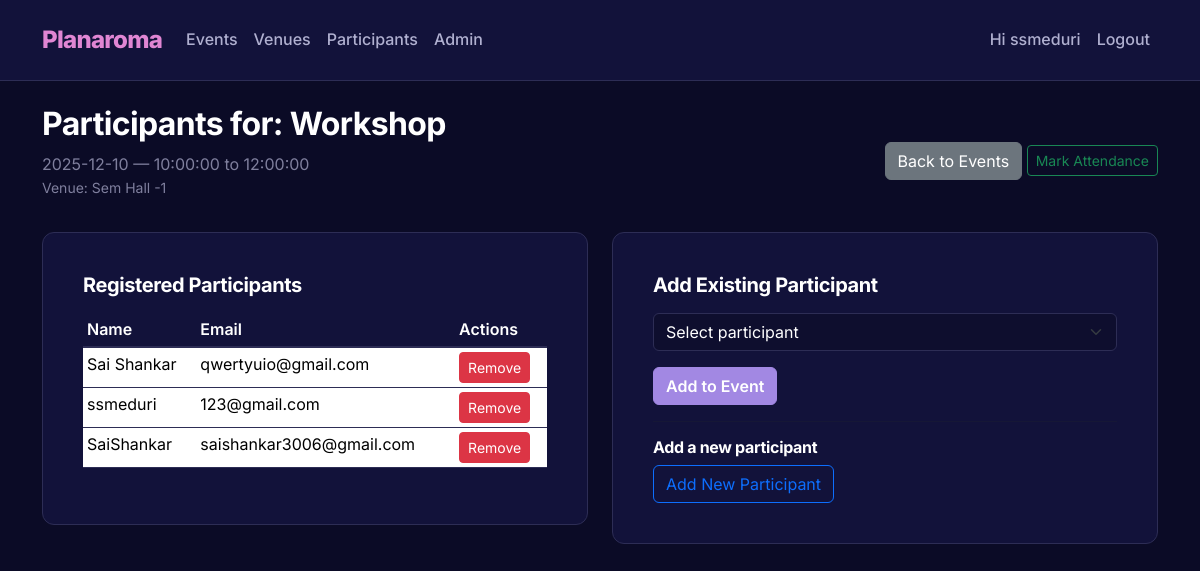
Page /event/1/participants (signed in) on the committed database.
### app/models.py (models this page shows, shortened)
class User(UserMixin, db.Model):
    __tablename__ = 'user'
    id = db.Column(db.Integer, primary_key=True)
    username = db.Column(db.String(80), unique=True, nullable=False)
    password_hash = db.Column(db.String(200), nullable=False)
    role = db.Column(db.String(20), nullable=False, default='viewer')  # admin, staff, viewer

class Event(db.Model):
    __tablename__ = 'event'
    id = db.Column(db.Integer, primary_key=True)
    title = db.Column(db.String(120), nullable=False)
    description = db.Column(db.Text)
    date = db.Column(db.Date, nullable=False)
    start_time = db.Column(db.Time, nullable=False)
    end_time = db.Column(db.Time, nullable=False)
    venue_id = db.Column(db.Integer, db.ForeignKey('venue.id'), nullable=False)
    participant_assoc = db.relationship('EventParticipant', back_populates='event', cascade='all, delete-orphan')
    participants = db.relationship(
        'Participant',
        secondary='event_participants',
        back_populates='events',
        overlaps="participant_assoc,event_assoc"
    )

class Venue(db.Model):
    __tablename__ = 'venue'
    id = db.Column(db.Integer, primary_key=True)
    name = db.Column(db.String(150), nullable=False, unique=True)
    capacity = db.Column(db.Integer, nullable=False, default=0)
    resources_list = db.relationship('Resource', back_populates='venue', cascade='all, delete-orphan')
    events = db.relationship('Event', backref='venue', lazy=True, cascade='all, delete-orphan')

class Participant(db.Model):
    __tablename__ = 'participant'
    id = db.Column(db.Integer, primary_key=True)
    name = db.Column(db.String(150), nullable=False)
    email = db.Column(db.String(200), nullable=True)
    phone = db.Column(db.String(50), nullable=True)
    notes = db.Column(db.Text, nullable=True)  # added notes column
    event_assoc = db.relationship('EventParticipant', back_populates='participant', cascade='all, delete-orphan')
    events = db.relationship(
        'Event',
        secondary='event_participants',
        back_populates='participants',
        overlaps="participant_assoc,event_assoc"
    )

### app/routes.py (the view)
@main_bp.route('/event/<int:event_id>/participants')
@login_required
def event_participants_view(event_id):
    event = Event.query.get_or_404(event_id)
    available = Participant.query.filter(~Participant.events.any(id=event.id)).order_by(Participant.name).all()
    assocs = EventParticipant.query.filter_by(event_id=event.id).join(Participant).order_by(Participant.name).all()
    return render_template('events/participants.html', event=event, available=available, assocs=assocs)

### app/__init__.py (called while the page is built)
def create_app():
    app = Flask(__name__, static_folder='static', template_folder='templates')
    app.config.from_object(Config)
    db.init_app(app)
    login_manager.init_app(app)
    from .models import User
    @login_manager.user_loader
    def load_user(user_id):
        return User.query.get(int(user_id))
    from .routes import main_bp
    from .auth import auth_bp
    app.register_blueprint(main_bp)
    app.register_blueprint(auth_bp)
    return app

### app/templates/events/participants.html (shortened to what this page needs)
{% extends 'base.html' %}
{% block content %}
<div class="d-flex justify-content-between align-items-center mb-3">
  <div>
    <h2>Participants for: {{ event.title }}</h2>
    <p class="text-muted mb-0">{{ event.date }} — {{ event.start_time }} to {{ event.end_time }}</p>
    <p class="small text-muted">Venue: {{ event.venue.name if event.venue else 'N/A' }}</p>
  </div>
  <div>
    <a class="btn btn-secondary" href="{{ url_for('main.list_events') }}">Back to Events</a>
    <a class="btn btn-sm btn-outline-success" href="{{ url_for('main.event_attendance_view', event_id=event.id) }}">Mark Attendance</a>
  </div>
</div>
<div class="row">
  <div class="col-md-6 mb-4">
    <div class="card">
      <div class="card-body">
        <h5 class="card-title">Registered Participants</h5>
        <table class="table table-sm">
          <thead><tr><th>Name</th><th>Email</th><th>Actions</th></tr></thead>
          <tbody>
            {% for p in event.participants %}
            <tr>
              <td>{{ p.name }}</td>
              <td>{{ p.email or '-' }}</td>
              <td>
                <form method="POST" action="{{ url_for('main.remove_participant_from_event', event_id=event.id, pid=p.id) }}" style="display:inline-block" onsubmit="return confirm('Remove participant from event?');">
                  <button class="btn btn-sm btn-danger">Remove</button>
                </form>
              </td>
            </tr>
            {% else %}
            <tr><td colspan="3">No participants registered.</td></tr>
            {% endfor %}
          </tbody>
        </table>
      </div>
    </div>
  </div>
  <div class="col-md-6 mb-4">
    <div class="card">
      <div class="card-body">
        <h5 class="card-title">Add Existing Participant</h5>
        {% if available %}
        <form method="POST" action="{{ url_for('main.add_participant_to_event', event_id=event.id) }}">
          <div class="mb-3">
            <select name="participant_id" class="form-select" required>
              <option value="">Select participant</option>
            </select>
          </div>
          <button class="btn btn-primary">Add to Event</button>
        </form>
        {% else %}
        <p class="text-muted">No available participants to add. <a href="{{ url_for('main.add_participant') }}">Create one</a>.</p>
        {% endif %}
        <hr>
        <h6>Add a new participant</h6>
        <a class="btn btn-outline-primary" href="{{ url_for('main.add_participant') }}">Add New Participant</a>
      </div>
    </div>
  </div>
</div>
{% endblock %}

### app/templates/base.html (shortened to what this page needs)
<!doctype html>
<html lang="en">
<head>
    <link href="https://cdn.jsdelivr.net/npm/bootstrap@5.3.2/dist/css/bootstrap.min.css" rel="stylesheet">
    <link href="{{ url_for('static', filename='style.css') }}" rel="stylesheet">
</head>
<body>
<nav class="navbar navbar-expand-lg navbar-light bg-light mb-4">
  <div class="container">
    <a class="navbar-brand" href="{{ url_for('main.dashboard') }}">
        Planaroma
    </a>
    <div class="collapse navbar-collapse" id="navbarNav">
      <ul class="navbar-nav me-auto">
        <li class="nav-item">
          <a class="nav-link" href="{{ url_for('main.list_events') }}">Events</a>
        </li>
        <li class="nav-item">
          <a class="nav-link" href="{{ url_for('main.list_venues') }}">Venues</a>
        </li>
        <li class="nav-item">
          <a class="nav-link" href="{{ url_for('main.list_participants') }}">Participants</a>
        </li>
        {% if current_user.is_authenticated and current_user.role == 'admin' %}
        <li class="nav-item">
        <a class="nav-link" href="{{ url_for('main.admin_list_users') }}">Admin</a>
         </li>
{% endif %}
      </ul>
      <ul class="navbar-nav ms-auto">
        {% if current_user.is_authenticated %}
          <li class="nav-item">
            <a class="nav-link">Hi {{ current_user.username }}</a>
          </li>
          <li class="nav-item">
            <a class="nav-link" href="{{ url_for('auth.logout') }}">Logout</a>
          </li>
        {% else %}
          <li class="nav-item">
            <a class="nav-link" href="{{ url_for('auth.login') }}">Login</a>
          </li>
        {% endif %}
      </ul>
    </div>
  </div>
</nav>
<div class="container">
    {% block content %}{% endblock %}
</div>
</body>
</html>

### app/static/style.css (style rules this page uses)
:root { --bg-primary: #0B0B26; --card-surface: #12123A; --text-primary: #FFFFFF; --text-secondary: #B0B0D0; --accent-pink: #E086D3; --accent-purple: #A288E3; --border-color: #2D2D55; --border-radius: 12px; --font-family: 'Inter', sans-serif; }
body { background-color: var(--bg-primary); color: var(--text-secondary); font-family: var(--font-family); line-height: 1.6; }
h1, h2, h3, h4, h5, h6 { color: var(--text-primary); font-weight: 700; letter-spacing: -0.02em; }
a { color: var(--accent-purple); text-decoration: none; transition: color 0.2s ease; }
.navbar { background-color: var(--card-surface) !important; border-bottom: 1px solid var(--border-color); padding: 1rem 0; }
.navbar-brand { color: var(--accent-pink) !important; font-weight: 800; font-size: 1.5rem; letter-spacing: -0.03em; }
.nav-link { color: var(--text-secondary) !important; font-weight: 500; }
.card { background-color: var(--card-surface); border: 1px solid var(--border-color); border-radius: var(--border-radius); padding: 1.5rem; margin-bottom: 1.5rem; box-shadow: none; }
.card-title { color: var(--text-primary); font-weight: 700; margin-bottom: 1rem; }
.btn-primary { background-color: var(--accent-purple); border-color: var(--accent-purple); color: #fff; font-weight: 600; }
.table { color: var(--text-secondary); border-color: var(--border-color); }
.table thead th { background-color: var(--card-surface); color: var(--text-primary); border-bottom: 2px solid var(--border-color); font-weight: 600; }
.table td, .table th { border-color: var(--border-color); }
.form-control, .form-select { background-color: rgba(0, 0, 0, 0.2); border: 1px solid var(--border-color); color: var(--text-primary); }
.text-muted { color: rgba(176, 176, 208, 0.7) !important; }

### rows in the picture
User: username "ssmeduri"
Event: title "Workshop", date "2025-12-10", start_time "10:00:00", end_time "12:00:00"
Venue: venue "Sem Hall -1"
Participant: name "Sai Shankar", email "qwertyuio@gmail.com"
Participant: name "ssmeduri", email "123@gmail.com"
Participant: name "SaiShankar", email "saishankar3006@gmail.com"
